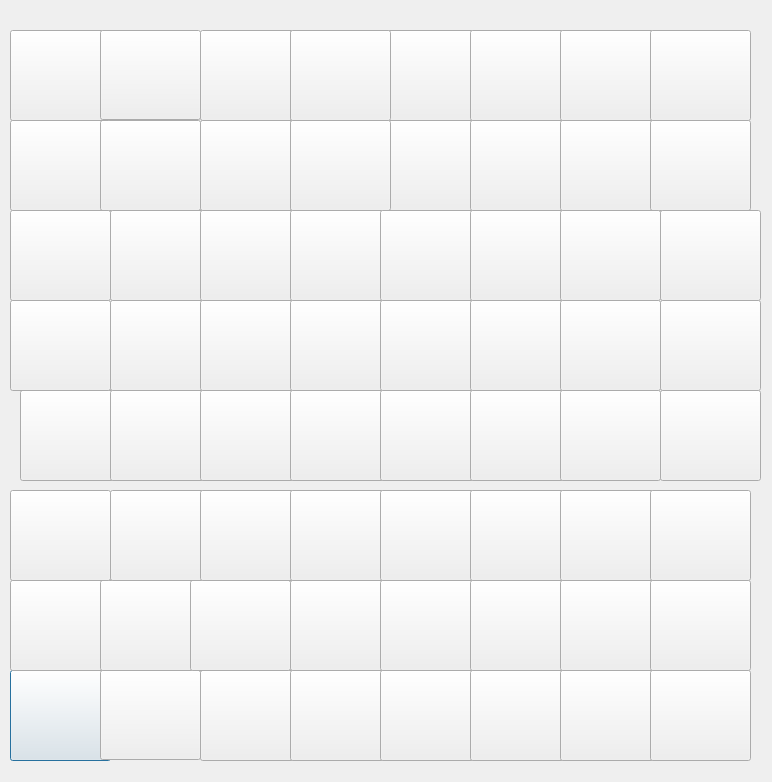
<?xml version="1.0" encoding="UTF-8"?>
<ui version="4.0">
 <class>Dialog</class>
 <widget class="QDialog" name="Dialog">
  <property name="geometry">
   <rect>
    <x>0</x>
    <y>0</y>
    <width>772</width>
    <height>782</height>
   </rect>
  </property>
  <property name="windowTitle">
   <string>Dialog</string>
  </property>
  <widget class="QLabel" name="label">
   <property name="geometry">
    <rect>
     <x>10</x>
     <y>10</y>
     <width>891</width>
     <height>761</height>
    </rect>
   </property>
   <property name="text">
    <string/>
   </property>
   <property name="pixmap">
    <pixmap>board.png</pixmap>
   </property>
  </widget>
  <widget class="QPushButton" name="b92">
   <property name="geometry">
    <rect>
     <x>10</x>
     <y>670</y>
     <width>101</width>
     <height>91</height>
    </rect>
   </property>
   <property name="text">
    <string/>
   </property>
  </widget>
  <widget class="QPushButton" name="b93">
   <property name="geometry">
    <rect>
     <x>100</x>
     <y>670</y>
     <width>101</width>
     <height>90</height>
    </rect>
   </property>
   <property name="text">
    <string/>
   </property>
  </widget>
  <widget class="QPushButton" name="b94">
   <property name="geometry">
    <rect>
     <x>200</x>
     <y>670</y>
     <width>101</width>
     <height>91</height>
    </rect>
   </property>
   <property name="text">
    <string/>
   </property>
  </widget>
  <widget class="QPushButton" name="b95">
   <property name="geometry">
    <rect>
     <x>290</x>
     <y>670</y>
     <width>101</width>
     <height>91</height>
    </rect>
   </property>
   <property name="text">
    <string/>
   </property>
  </widget>
  <widget class="QPushButton" name="b96">
   <property name="geometry">
    <rect>
     <x>380</x>
     <y>670</y>
     <width>101</width>
     <height>91</height>
    </rect>
   </property>
   <property name="text">
    <string/>
   </property>
  </widget>
  <widget class="QPushButton" name="b97">
   <property name="geometry">
    <rect>
     <x>470</x>
     <y>670</y>
     <width>101</width>
     <height>91</height>
    </rect>
   </property>
   <property name="text">
    <string/>
   </property>
  </widget>
  <widget class="QPushButton" name="b98">
   <property name="geometry">
    <rect>
     <x>560</x>
     <y>670</y>
     <width>101</width>
     <height>91</height>
    </rect>
   </property>
   <property name="text">
    <string/>
   </property>
  </widget>
  <widget class="QPushButton" name="b99">
   <property name="geometry">
    <rect>
     <x>650</x>
     <y>670</y>
     <width>101</width>
     <height>91</height>
    </rect>
   </property>
   <property name="text">
    <string/>
   </property>
  </widget>
  <widget class="QPushButton" name="b82">
   <property name="geometry">
    <rect>
     <x>10</x>
     <y>580</y>
     <width>101</width>
     <height>91</height>
    </rect>
   </property>
   <property name="text">
    <string/>
   </property>
  </widget>
  <widget class="QPushButton" name="b83">
   <property name="geometry">
    <rect>
     <x>100</x>
     <y>580</y>
     <width>101</width>
     <height>91</height>
    </rect>
   </property>
   <property name="text">
    <string/>
   </property>
  </widget>
  <widget class="QPushButton" name="b84">
   <property name="geometry">
    <rect>
     <x>190</x>
     <y>580</y>
     <width>101</width>
     <height>91</height>
    </rect>
   </property>
   <property name="text">
    <string/>
   </property>
  </widget>
  <widget class="QPushButton" name="b85">
   <property name="geometry">
    <rect>
     <x>290</x>
     <y>580</y>
     <width>101</width>
     <height>91</height>
    </rect>
   </property>
   <property name="text">
    <string/>
   </property>
  </widget>
  <widget class="QPushButton" name="b86">
   <property name="geometry">
    <rect>
     <x>380</x>
     <y>580</y>
     <width>101</width>
     <height>91</height>
    </rect>
   </property>
   <property name="text">
    <string/>
   </property>
  </widget>
  <widget class="QPushButton" name="b87">
   <property name="geometry">
    <rect>
     <x>470</x>
     <y>580</y>
     <width>101</width>
     <height>91</height>
    </rect>
   </property>
   <property name="text">
    <string/>
   </property>
  </widget>
  <widget class="QPushButton" name="b88">
   <property name="geometry">
    <rect>
     <x>560</x>
     <y>580</y>
     <width>101</width>
     <height>91</height>
    </rect>
   </property>
   <property name="text">
    <string/>
   </property>
  </widget>
  <widget class="QPushButton" name="b89">
   <property name="geometry">
    <rect>
     <x>650</x>
     <y>580</y>
     <width>101</width>
     <height>91</height>
    </rect>
   </property>
   <property name="text">
    <string/>
   </property>
  </widget>
  <widget class="QPushButton" name="b32">
   <property name="geometry">
    <rect>
     <x>10</x>
     <y>120</y>
     <width>101</width>
     <height>91</height>
    </rect>
   </property>
   <property name="text">
    <string/>
   </property>
  </widget>
  <widget class="QPushButton" name="b33">
   <property name="geometry">
    <rect>
     <x>100</x>
     <y>120</y>
     <width>101</width>
     <height>91</height>
    </rect>
   </property>
   <property name="text">
    <string/>
   </property>
  </widget>
  <widget class="QPushButton" name="b34">
   <property name="geometry">
    <rect>
     <x>200</x>
     <y>120</y>
     <width>101</width>
     <height>91</height>
    </rect>
   </property>
   <property name="text">
    <string/>
   </property>
  </widget>
  <widget class="QPushButton" name="pion4N">
   <property name="geometry">
    <rect>
     <x>290</x>
     <y>120</y>
     <width>101</width>
     <height>91</height>
    </rect>
   </property>
   <property name="text">
    <string/>
   </property>
  </widget>
  <widget class="QPushButton" name="b36">
   <property name="geometry">
    <rect>
     <x>380</x>
     <y>120</y>
     <width>101</width>
     <height>91</height>
    </rect>
   </property>
   <property name="text">
    <string/>
   </property>
  </widget>
  <widget class="QPushButton" name="b37">
   <property name="geometry">
    <rect>
     <x>470</x>
     <y>120</y>
     <width>101</width>
     <height>91</height>
    </rect>
   </property>
   <property name="text">
    <string/>
   </property>
  </widget>
  <widget class="QPushButton" name="b38">
   <property name="geometry">
    <rect>
     <x>560</x>
     <y>120</y>
     <width>101</width>
     <height>91</height>
    </rect>
   </property>
   <property name="text">
    <string/>
   </property>
  </widget>
  <widget class="QPushButton" name="b39">
   <property name="geometry">
    <rect>
     <x>650</x>
     <y>120</y>
     <width>101</width>
     <height>91</height>
    </rect>
   </property>
   <property name="text">
    <string/>
   </property>
  </widget>
  <widget class="QPushButton" name="b22">
   <property name="geometry">
    <rect>
     <x>10</x>
     <y>30</y>
     <width>101</width>
     <height>91</height>
    </rect>
   </property>
   <property name="text">
    <string/>
   </property>
  </widget>
  <widget class="QPushButton" name="b23">
   <property name="geometry">
    <rect>
     <x>100</x>
     <y>30</y>
     <width>101</width>
     <height>90</height>
    </rect>
   </property>
   <property name="text">
    <string/>
   </property>
  </widget>
  <widget class="QPushButton" name="b24">
   <property name="geometry">
    <rect>
     <x>200</x>
     <y>30</y>
     <width>101</width>
     <height>91</height>
    </rect>
   </property>
   <property name="text">
    <string/>
   </property>
  </widget>
  <widget class="QPushButton" name="reineN">
   <property name="geometry">
    <rect>
     <x>290</x>
     <y>30</y>
     <width>101</width>
     <height>91</height>
    </rect>
   </property>
   <property name="text">
    <string/>
   </property>
  </widget>
  <widget class="QPushButton" name="b26">
   <property name="geometry">
    <rect>
     <x>380</x>
     <y>30</y>
     <width>101</width>
     <height>91</height>
    </rect>
   </property>
   <property name="text">
    <string/>
   </property>
  </widget>
  <widget class="QPushButton" name="b27">
   <property name="geometry">
    <rect>
     <x>470</x>
     <y>30</y>
     <width>101</width>
     <height>91</height>
    </rect>
   </property>
   <property name="text">
    <string/>
   </property>
  </widget>
  <widget class="QPushButton" name="b28">
   <property name="geometry">
    <rect>
     <x>560</x>
     <y>30</y>
     <width>101</width>
     <height>91</height>
    </rect>
   </property>
   <property name="text">
    <string/>
   </property>
  </widget>
  <widget class="QPushButton" name="b29">
   <property name="geometry">
    <rect>
     <x>650</x>
     <y>30</y>
     <width>101</width>
     <height>91</height>
    </rect>
   </property>
   <property name="text">
    <string/>
   </property>
  </widget>
  <widget class="QPushButton" name="b35">
   <property name="geometry">
    <rect>
     <x>290</x>
     <y>120</y>
     <width>101</width>
     <height>91</height>
    </rect>
   </property>
   <property name="text">
    <string/>
   </property>
  </widget>
  <widget class="QPushButton" name="b25">
   <property name="geometry">
    <rect>
     <x>290</x>
     <y>30</y>
     <width>101</width>
     <height>91</height>
    </rect>
   </property>
   <property name="text">
    <string/>
   </property>
  </widget>
  <widget class="QPushButton" name="b72">
   <property name="geometry">
    <rect>
     <x>10</x>
     <y>490</y>
     <width>101</width>
     <height>91</height>
    </rect>
   </property>
   <property name="text">
    <string/>
   </property>
  </widget>
  <widget class="QPushButton" name="b62">
   <property name="geometry">
    <rect>
     <x>20</x>
     <y>390</y>
     <width>101</width>
     <height>91</height>
    </rect>
   </property>
   <property name="text">
    <string/>
   </property>
  </widget>
  <widget class="QPushButton" name="b52">
   <property name="geometry">
    <rect>
     <x>10</x>
     <y>300</y>
     <width>101</width>
     <height>91</height>
    </rect>
   </property>
   <property name="text">
    <string/>
   </property>
  </widget>
  <widget class="QPushButton" name="b42">
   <property name="geometry">
    <rect>
     <x>10</x>
     <y>210</y>
     <width>101</width>
     <height>91</height>
    </rect>
   </property>
   <property name="text">
    <string/>
   </property>
  </widget>
  <widget class="QPushButton" name="b43">
   <property name="geometry">
    <rect>
     <x>110</x>
     <y>210</y>
     <width>101</width>
     <height>91</height>
    </rect>
   </property>
   <property name="text">
    <string/>
   </property>
  </widget>
  <widget class="QPushButton" name="b53">
   <property name="geometry">
    <rect>
     <x>110</x>
     <y>300</y>
     <width>101</width>
     <height>91</height>
    </rect>
   </property>
   <property name="text">
    <string/>
   </property>
  </widget>
  <widget class="QPushButton" name="b63">
   <property name="geometry">
    <rect>
     <x>110</x>
     <y>390</y>
     <width>101</width>
     <height>91</height>
    </rect>
   </property>
   <property name="text">
    <string/>
   </property>
  </widget>
  <widget class="QPushButton" name="b73">
   <property name="geometry">
    <rect>
     <x>110</x>
     <y>490</y>
     <width>101</width>
     <height>91</height>
    </rect>
   </property>
   <property name="text">
    <string/>
   </property>
  </widget>
  <widget class="QPushButton" name="b44">
   <property name="geometry">
    <rect>
     <x>200</x>
     <y>210</y>
     <width>101</width>
     <height>91</height>
    </rect>
   </property>
   <property name="text">
    <string/>
   </property>
  </widget>
  <widget class="QPushButton" name="b54">
   <property name="geometry">
    <rect>
     <x>200</x>
     <y>300</y>
     <width>101</width>
     <height>91</height>
    </rect>
   </property>
   <property name="text">
    <string/>
   </property>
  </widget>
  <widget class="QPushButton" name="b64">
   <property name="geometry">
    <rect>
     <x>200</x>
     <y>390</y>
     <width>101</width>
     <height>91</height>
    </rect>
   </property>
   <property name="text">
    <string/>
   </property>
  </widget>
  <widget class="QPushButton" name="b74">
   <property name="geometry">
    <rect>
     <x>200</x>
     <y>490</y>
     <width>101</width>
     <height>91</height>
    </rect>
   </property>
   <property name="text">
    <string/>
   </property>
  </widget>
  <widget class="QPushButton" name="b45">
   <property name="geometry">
    <rect>
     <x>290</x>
     <y>210</y>
     <width>101</width>
     <height>91</height>
    </rect>
   </property>
   <property name="text">
    <string/>
   </property>
  </widget>
  <widget class="QPushButton" name="b55">
   <property name="geometry">
    <rect>
     <x>290</x>
     <y>300</y>
     <width>101</width>
     <height>91</height>
    </rect>
   </property>
   <property name="text">
    <string/>
   </property>
  </widget>
  <widget class="QPushButton" name="b65">
   <property name="geometry">
    <rect>
     <x>290</x>
     <y>390</y>
     <width>101</width>
     <height>91</height>
    </rect>
   </property>
   <property name="text">
    <string/>
   </property>
  </widget>
  <widget class="QPushButton" name="b75">
   <property name="geometry">
    <rect>
     <x>290</x>
     <y>490</y>
     <width>101</width>
     <height>91</height>
    </rect>
   </property>
   <property name="text">
    <string/>
   </property>
  </widget>
  <widget class="QPushButton" name="b46">
   <property name="geometry">
    <rect>
     <x>380</x>
     <y>210</y>
     <width>101</width>
     <height>91</height>
    </rect>
   </property>
   <property name="text">
    <string/>
   </property>
  </widget>
  <widget class="QPushButton" name="b56">
   <property name="geometry">
    <rect>
     <x>380</x>
     <y>300</y>
     <width>101</width>
     <height>91</height>
    </rect>
   </property>
   <property name="text">
    <string/>
   </property>
  </widget>
  <widget class="QPushButton" name="b66">
   <property name="geometry">
    <rect>
     <x>380</x>
     <y>390</y>
     <width>101</width>
     <height>91</height>
    </rect>
   </property>
   <property name="text">
    <string/>
   </property>
  </widget>
  <widget class="QPushButton" name="b76">
   <property name="geometry">
    <rect>
     <x>380</x>
     <y>490</y>
     <width>101</width>
     <height>91</height>
    </rect>
   </property>
   <property name="text">
    <string/>
   </property>
  </widget>
  <widget class="QPushButton" name="b47">
   <property name="geometry">
    <rect>
     <x>470</x>
     <y>210</y>
     <width>101</width>
     <height>91</height>
    </rect>
   </property>
   <property name="text">
    <string/>
   </property>
  </widget>
  <widget class="QPushButton" name="b57">
   <property name="geometry">
    <rect>
     <x>470</x>
     <y>300</y>
     <width>101</width>
     <height>91</height>
    </rect>
   </property>
   <property name="text">
    <string/>
   </property>
  </widget>
  <widget class="QPushButton" name="b67">
   <property name="geometry">
    <rect>
     <x>470</x>
     <y>390</y>
     <width>101</width>
     <height>91</height>
    </rect>
   </property>
   <property name="text">
    <string/>
   </property>
  </widget>
  <widget class="QPushButton" name="b77">
   <property name="geometry">
    <rect>
     <x>470</x>
     <y>490</y>
     <width>101</width>
     <height>91</height>
    </rect>
   </property>
   <property name="text">
    <string/>
   </property>
  </widget>
  <widget class="QPushButton" name="b48">
   <property name="geometry">
    <rect>
     <x>560</x>
     <y>210</y>
     <width>101</width>
     <height>91</height>
    </rect>
   </property>
   <property name="text">
    <string/>
   </property>
  </widget>
  <widget class="QPushButton" name="b58">
   <property name="geometry">
    <rect>
     <x>560</x>
     <y>300</y>
     <width>101</width>
     <height>91</height>
    </rect>
   </property>
   <property name="text">
    <string/>
   </property>
  </widget>
  <widget class="QPushButton" name="b68">
   <property name="geometry">
    <rect>
     <x>560</x>
     <y>390</y>
     <width>101</width>
     <height>91</height>
    </rect>
   </property>
   <property name="text">
    <string/>
   </property>
  </widget>
  <widget class="QPushButton" name="b78">
   <property name="geometry">
    <rect>
     <x>560</x>
     <y>490</y>
     <width>101</width>
     <height>91</height>
    </rect>
   </property>
   <property name="text">
    <string/>
   </property>
  </widget>
  <widget class="QPushButton" name="b49">
   <property name="geometry">
    <rect>
     <x>660</x>
     <y>210</y>
     <width>101</width>
     <height>91</height>
    </rect>
   </property>
   <property name="text">
    <string/>
   </property>
  </widget>
  <widget class="QPushButton" name="b59">
   <property name="geometry">
    <rect>
     <x>660</x>
     <y>300</y>
     <width>101</width>
     <height>91</height>
    </rect>
   </property>
   <property name="text">
    <string/>
   </property>
  </widget>
  <widget class="QPushButton" name="b69">
   <property name="geometry">
    <rect>
     <x>660</x>
     <y>390</y>
     <width>101</width>
     <height>91</height>
    </rect>
   </property>
   <property name="text">
    <string/>
   </property>
  </widget>
  <widget class="QPushButton" name="b79">
   <property name="geometry">
    <rect>
     <x>650</x>
     <y>490</y>
     <width>101</width>
     <height>91</height>
    </rect>
   </property>
   <property name="text">
    <string/>
   </property>
  </widget>
 </widget>
 <resources/>
 <connections/>
</ui>
